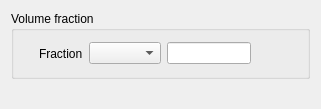
<?xml version="1.0" encoding="UTF-8"?>
<ui version="4.0">
 <class>BoundaryConditionsFraction</class>
 <widget class="QWidget" name="BoundaryConditionsFraction">
  <property name="geometry">
   <rect>
    <x>0</x>
    <y>0</y>
    <width>321</width>
    <height>109</height>
   </rect>
  </property>
  <property name="windowTitle">
   <string>Form</string>
  </property>
  <layout class="QGridLayout" name="gridLayout_2">
   <item row="0" column="0">
    <widget class="QGroupBox" name="groupBox">
     <property name="title">
      <string>Volume fraction</string>
     </property>
     <layout class="QGridLayout" name="gridLayout">
      <item row="0" column="0">
       <spacer>
        <property name="orientation">
         <enum>Qt::Horizontal</enum>
        </property>
        <property name="sizeHint" stdset="0">
         <size>
          <width>40</width>
          <height>20</height>
         </size>
        </property>
       </spacer>
      </item>
      <item row="0" column="1">
       <layout class="QHBoxLayout" name="horizontalLayout">
        <item>
         <widget class="QLabel" name="label_4">
          <property name="text">
           <string>Fraction</string>
          </property>
         </widget>
        </item>
        <item>
         <widget class="QComboBox" name="comboBoxFraction"/>
        </item>
        <item>
         <widget class="QLineEdit" name="lineEditFraction"/>
        </item>
       </layout>
      </item>
      <item row="0" column="2">
       <spacer>
        <property name="orientation">
         <enum>Qt::Horizontal</enum>
        </property>
        <property name="sizeHint" stdset="0">
         <size>
          <width>71</width>
          <height>27</height>
         </size>
        </property>
       </spacer>
      </item>
     </layout>
    </widget>
   </item>
   <item row="1" column="0">
    <spacer>
     <property name="orientation">
      <enum>Qt::Vertical</enum>
     </property>
     <property name="sizeHint" stdset="0">
      <size>
       <width>16</width>
       <height>16</height>
      </size>
     </property>
    </spacer>
   </item>
  </layout>
 </widget>
 <resources/>
 <connections/>
</ui>
